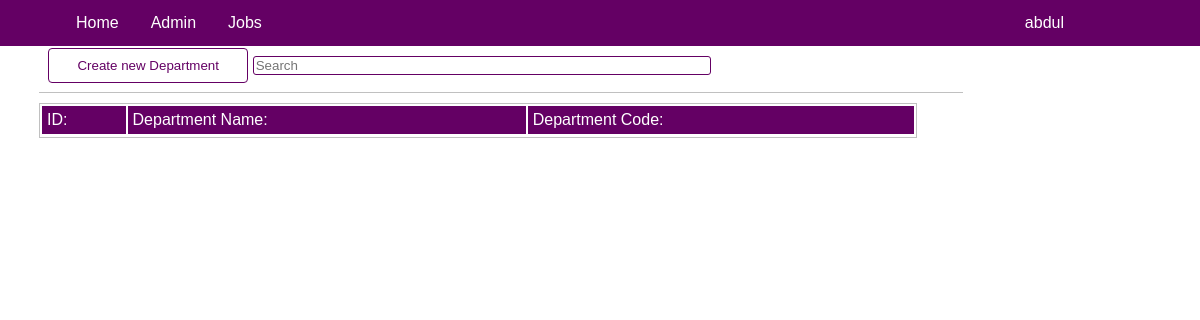
The page /dre_admin/departments/ (signed in) on the database as committed earlier.
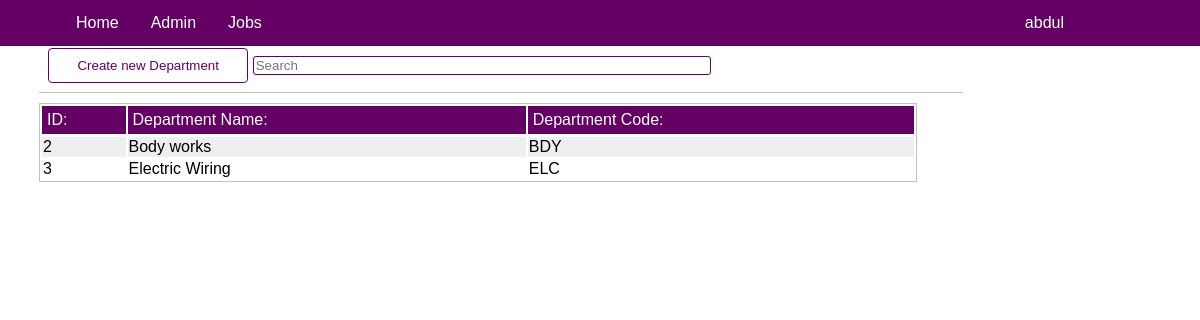
The same page on the database as committed later.
### dre_admin/models.py (models this page shows, shortened)
class Department(models.Model):
    dep_code = models.CharField(max_length = 20, unique = False, default = 'All')
    dep_name = models.CharField(max_length = 30,  default = 'All')
    dep_description = models.CharField(max_length = 400, null = True)

### dre_admin/views.py (the view)
# urls.py: path('departments/', views.Departments, name = 'departments'),
@login_required
def Departments(request):
    prf = Profile.objects.get(user__username = request.user.username)
    deps = Department.objects.all().order_by('id')
    if request.method == 'POST':
        form = DepartmentCreationForm(request.POST)
        if form.is_valid():
            try:
                check_dep_code = DepCodeIsUnique(form.cleaned_data.get('dep_code'))
                if check_dep_code:
                    messages.error(request, 'Department code already exists')
                else:
                    dep = Department(dep_code = form.cleaned_data.get('dep_code'),
                    dep_name = form.cleaned_data.get('dep_name'),
                    dep_description = form.cleaned_data.get('dep_description'))
                    dep.save()
                    messages.success(request,'New department was successfully created :)')
            except Exception as e:
                messages.error(request, str(e))
    else:
        form = DepartmentCreationForm()
    context = {
        'form': form,
        'deps': deps,
        'prf': prf
    }
    return render(request, 'dre_admin/department.html', context)

### dre_admin/forms.py
class DepartmentCreationForm(ModelForm):
    class Meta:
        model = Department
        fields = ['dep_code', 'dep_name', 'dep_description']

### dre_admin/templates/dre_admin/department.html (shortened to what this page needs)
{% extends "home/base.html"%}
{% load crispy_forms_tags%}
{% block content %}
    <div class = "actionpage">
        <div class="action-header">
            <button class = 'btn-active' id = "create-department" style = "width: 200px;">Create new Department</button>
            <input type = "text" placeholder = "Search"id = 'srch' />
        </div>
        <table>
            <tr>
                <th>ID:</th>
                <th>Department Name:</th>
                <th>Department Code:</th>
            </tr>
            {% for d in deps %}
            {% if d.dep_name != 'All'%}
                <tr class = 'table-row' id = "{{d.id}}">
                    <td>{{d.id}}</td>
                    <td>{{d.dep_name}}</td>
                    <td>{{d.dep_code}}</td>
                </tr>
            {% endif %}
            {% endfor %}
        </table>
    </div>
{% endblock %}

Rows that differ between the two databases and show on the page:
added Department: id "2", dep_name "Body works", dep_code "BDY"
added Department: id "3", dep_name "Electric Wiring", dep_code "ELC"
